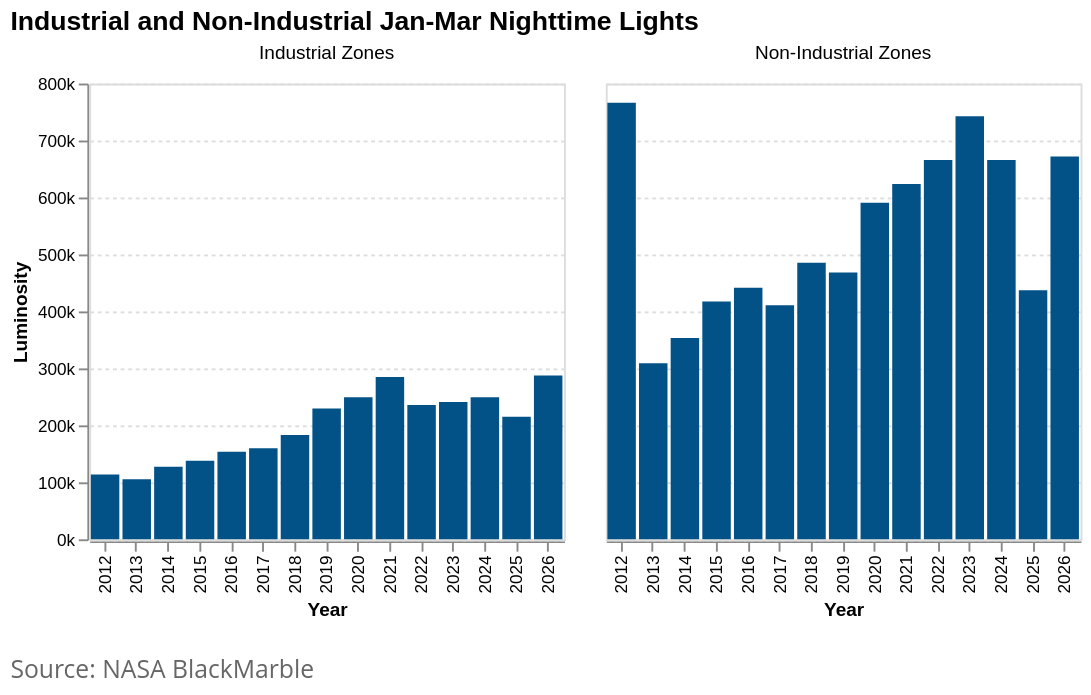

Notebook source saved alongside this figure:
### Markdown cell above
### 2.1 Quarterly Trends in Industrial vs Non-Industrial Areas

### Code cell
# Fig 2.1: Quarterly Trends in Industrial vs Non-Industrial Areas
ind_quarter_data = (
    ntl_corrected[["year_col", "ntl_ind_5km_sum", "ntl_noind_5km_sum"]]
    .melt(
        id_vars="year_col",
        value_vars=["ntl_ind_5km_sum", "ntl_noind_5km_sum"],
        var_name="type",
        value_name="ntl_sum",
    )
    .assign(
        type=lambda d: d["type"].replace(
            {
                "ntl_ind_5km_sum": "Industrial Zones",
                "ntl_noind_5km_sum": "Non-Industrial Zones",
            }
        ),
        year=lambda d: d["year_col"].astype(str),
    )
)
chart = (
    alt.Chart(ind_quarter_data)
    .mark_bar(color="#025288")
    .encode(
        x=alt.X(
            "year:N", title="Year", axis=alt.Axis(labelFontSize=9, titleFontSize=10)
        ),
        y=alt.Y(
            "ntl_sum:Q",
            title="Luminosity",
            axis=alt.Axis(
                labelFontSize=9,
                titleFontSize=10,
                grid=True,
                gridDash=[2, 2],
                format="~s",
            ),
        ),
        tooltip=[
            alt.Tooltip("type:N", title="Type"),
            alt.Tooltip("year:N", title="Year"),
            alt.Tooltip("ntl_sum:Q", format=",.0f", title="NTL Sum"),
        ],
    )
    .properties(width=250, height=240)
    .facet(column=alt.Column("type:N", title=""))
    .properties(
        title=alt.TitleParams(
            text=f"Industrial and Non-Industrial {report_period_label} Nighttime Lights",
            fontSize=14,
            anchor="start",
        )
    )
)
attaviz.add_caption(chart, "Source: NASA BlackMarble")

### Figure 1 — Vega-Lite specification as saved in the notebook (floating-point values rounded to 4 significant figures)
{"config": {"view": {"continuousWidth": 300, "continuousHeight": 300}}, "vconcat": [{"facet": {"column": {"field": "type", "title": "", "type": "nominal"}}, "spec": {"mark": {"type": "bar", "color": "#025288"}, "encoding": {"tooltip": [{"field": "type", "title": "Type", "type": "nominal"}, {"field": "year", "title": "Year", "type": "nominal"}, {"field": "ntl_sum", "format": ",.0f", "title": "NTL Sum", "type": "quantitative"}], "x": {"axis": {"labelFontSize": 9, "titleFontSize": 10}, "field": "year", "title": "Year", "type": "nominal"}, "y": {"axis": {"format": "~s", "grid": true, "gridDash": [2, 2], "labelFontSize": 9, "titleFontSize": 10}, "field": "ntl_sum", "title": "Luminosity", "type": "quantitative"}}, "height": 240, "width": 250}, "title": {"text": "Industrial and Non-Industrial Jan-Mar Nighttime Lights", "anchor": "start", "fontSize": 14}}], "data": {"name": "data-ad80c296acebf0b608d771a08f7283af"}, "title": {"text": "Source: NASA BlackMarble", "anchor": "start", "color": "#666666", "font": "Open Sans, sans-serif", "fontSize": 13, "fontWeight": 400, "lineHeight": 20, "offset": 21, "orient": "bottom"}, "$schema": "https://vega.github.io/schema/vega-lite/v6.4.1.json", "datasets": {"data-ad80c296acebf0b608d771a08f7283af": [{"year_col": 2012, "type": "Industrial Zones", "ntl_sum": 113900.0, "year": "2012"}, {"year_col": 2013, "type": "Industrial Zones", "ntl_sum": 105300.0, "year": "2013"}, {"year_col": 2014, "type": "Industrial Zones", "ntl_sum": 127400.0, "year": "2014"}, {"year_col": 2015, "type": "Industrial Zones", "ntl_sum": 137800.0, "year": "2015"}, {"year_col": 2016, "type": "Industrial Zones", "ntl_sum": 153500.0, "year": "2016"}, {"year_col": 2017, "type": "Industrial Zones", "ntl_sum": 159900.0, "year": "2017"}, {"year_col": 2018, "type": "Industrial Zones", "ntl_sum": 183300.0, "year": "2018"}, {"year_col": 2019, "type": "Industrial Zones", "ntl_sum": 229400.0, "year": "2019"}, {"year_col": 2020, "type": "Industrial Zones", "ntl_sum": 249300.0, "year": "2020"}, {"year_col": 2021, "type": "Industrial Zones", "ntl_sum": 285000.0, "year": "2021"}, {"year_col": 2022, "type": "Industrial Zones", "ntl_sum": 235900.0, "year": "2022"}, {"year_col": 2023, "type": "Industrial Zones", "ntl_sum": 241100.0, "year": "2023"}, {"year_col": 2024, "type": "Industrial Zones", "ntl_sum": 249200.0, "year": "2024"}, {"year_col": 2025, "type": "Industrial Zones", "ntl_sum": 215100.0, "year": "2025"}, {"year_col": 2026, "type": "Industrial Zones", "ntl_sum": 287400.0, "year": "2026"}, {"year_col": 2012, "type": "Non-Industrial Zones", "ntl_sum": 766400.0, "year": "2012"}, {"year_col": 2013, "type": "Non-Industrial Zones", "ntl_sum": 309100.0, "year": "2013"}, {"year_col": 2014, "type": "Non-Industrial Zones", "ntl_sum": 353600.0, "year": "2014"}, {"year_col": 2015, "type": "Non-Industrial Zones", "ntl_sum": 417300.0, "year": "2015"}, {"year_col": 2016, "type": "Non-Industrial Zones", "ntl_sum": 441700.0, "year": "2016"}, {"year_col": 2017, "type": "Non-Industrial Zones", "ntl_sum": 411100.0, "year": "2017"}, {"year_col": 2018, "type": "Non-Industrial Zones", "ntl_sum": 485400.0, "year": "2018"}, {"year_col": 2019, "type": "Non-Industrial Zones", "ntl_sum": 468300.0, "year": "2019"}, {"year_col": 2020, "type": "Non-Industrial Zones", "ntl_sum": 591000.0, "year": "2020"}, {"year_col": 2021, "type": "Non-Industrial Zones", "ntl_sum": 623500.0, "year": "2021"}, {"year_col": 2022, "type": "Non-Industrial Zones", "ntl_sum": 666000.0, "year": "2022"}, {"year_col": 2023, "type": "Non-Industrial Zones", "ntl_sum": 742500.0, "year": "2023"}, {"year_col": 2024, "type": "Non-Industrial Zones", "ntl_sum": 665900.0, "year": "2024"}, {"year_col": 2025, "type": "Non-Industrial Zones", "ntl_sum": 437100.0, "year": "2025"}, {"year_col": 2026, "type": "Non-Industrial Zones", "ntl_sum": 671800.0, "year": "2026"}]}}
